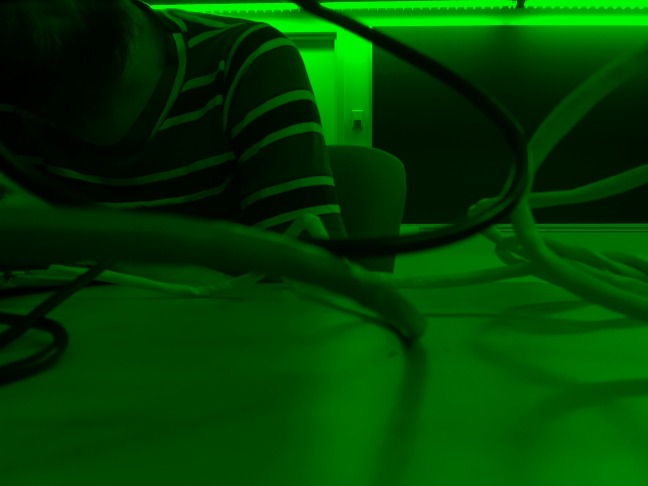
#> input picture pipic/new.jpg, 1296 x 972 px (shown at 1/2 size)
$ python -i radiometric.py   (imports and definitions only)   (older library calls are emulated)
#> lines starting #> are read from the running program, lines starting #| are printed output that depends on the picture
#> further down, picture is the input picture: shape (972, 1296, 3); mean B, G, R 0.2, 63.7, 0.2
#!/usr/bin/env python

import cv2
import io
import os
import time
import sys
from glob import glob
from os.path import join
import logging
import logging.handlers
from matplotlib import pyplot as plt
import numpy as np
import math

if sys.platform == "linux":
    import picamera
    import pwd
    import grp
    import stat


# [30 lines not run here, left out]

SCRIPTPATH = join('/home', 'pi', 'python_scripts', 'picam')
#SCRIPTPATH = r'C:\Users\tahorvat\Desktop'

RADIOMETRICALIB = join(SCRIPTPATH, 'radiometric')
#RADIOMETRICALIB = join(SCRIPTPATH, 'test')
DARKFRAMES_5MS = join(RADIOMETRICALIB, 'df5')
DARKFRAMES_50MS = join(RADIOMETRICALIB, 'df50')
DF_AVG5MS  = join(RADIOMETRICALIB, 'df_avg5ms.data')
DF_AVG50MS = join(RADIOMETRICALIB, 'df_avg50ms.data')
WHITEFRAMES_5MS = join(RADIOMETRICALIB, 'wf5')
WHITEFRAMES_50MS = join(RADIOMETRICALIB, 'wf50')
WF_AVG5MS  = join(RADIOMETRICALIB, 'wf_avg5ms.data')
WF_AVG50MS = join(RADIOMETRICALIB, 'wf_avg50ms.data')
DATAPATH = join(RADIOMETRICALIB, 'wf5','1_wf.data')
# [1 line not run here, left out]


class Logger:
    def __init__(self):
        self.logger = None

    # [50 lines left out: functions getLogger, closeLogHandler, not called in this run]

class Helpers:

    # [17 lines left out: functions createNewFolder, setOwnerAndPermission, not called in this run]

class Color_Balance:

    def apply_mask(self, matrix, mask, fill_value):
        masked = np.ma.array(matrix, mask=mask, fill_value=fill_value)
        return masked.filled()

    # [53 lines left out: functions apply_threshold, simplest_cb, not called in this run]

class Imgproc:

    # [358 lines left out: functions demosaic1, demosiac2, toRGB_1, toRGB_2, average_darkframes, average_whiteframes and 2 more, not called in this run]

    def flatfielding(self, data):
        #Flat fielding for each demosaiced rgb channel

        #data = data.astype('float')
        # numpy functions on arrays:
        # https://jakevdp.github.io/PythonDataScienceHandbook/02.03-computation-on-arrays-ufuncs.html
        # https://stackoverflow.com/questions/24580993/calling-functions-with-parameters-using-a-dictionary-in-python

        # coefs for the red channel:
        a0_r = -1.234; a1_r = 1.962;  b1_r = -1.751; a2_r = 0.2604;  b2_r = 0.07941; w_r = -0.0007905
        # coefs for the green channel:
        a0_g = 0.4900; a1_g = 0.4123; b1_g = 0.1851; a2_g = 0.09083; b2_g = -0.05701; w_g = 0.001312
        # coefs for the green channel:
        a0_b = 0.4935; a1_b = 0.4216; b1_b = 0.1736; a2_b = 0.08101; b2_b = -0.06155; w_b = 0.001284

        f_r = lambda x: a0_r + a1_r*np.cos(w_r*x) + b1_r*np.sin(w_r*x) + a2_r*np.cos(2*w_r*x) + b2_r*np.sin(2*w_r*x)
        f_g = lambda x: a0_g + a1_g*np.cos(w_g*x) + b1_g*np.sin(w_g*x) + a2_g*np.cos(2*w_g*x) + b2_g*np.sin(2*w_g*x)
        f_b = lambda x: a0_b + a1_b*np.cos(w_b*x) + b1_b*np.sin(w_b*x) + a2_b*np.cos(2*w_b*x) + b2_b*np.sin(2*w_b*x)

        red   = data[:, :, 0]
        green = data[:, :, 1]
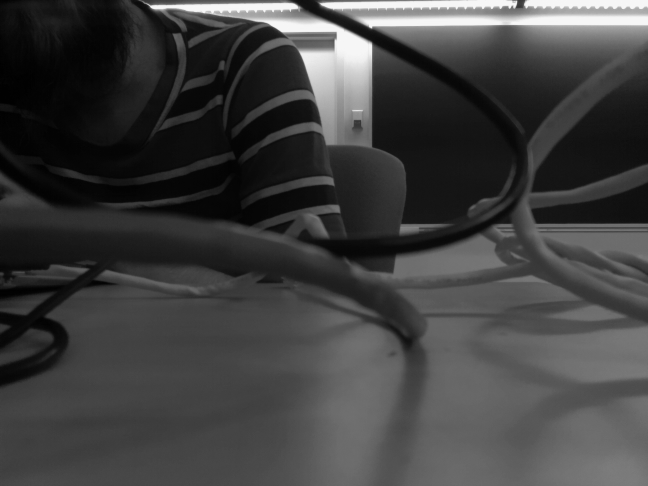
#> green: shape (972, 1296) (shown at 1/2 size); min 0, max 248, mean 63.7
        blue  = data[:, :, 2]

        # normalize pixel values to [0,1]
        norm_red   = cv2.normalize(red,   None, alpha=0, beta=1, norm_type=cv2.NORM_MINMAX, dtype=cv2.CV_32F)
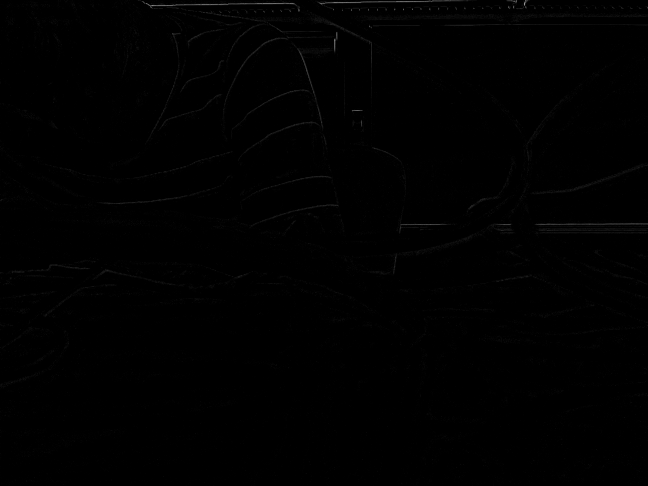
#> norm_red: shape (972, 1296) float32 (shown at 1/2 size); min 0, max 1, mean 0.00305
        norm_green = cv2.normalize(green, None, alpha=0, beta=1, norm_type=cv2.NORM_MINMAX, dtype=cv2.CV_32F)
        norm_blue  = cv2.normalize(blue,  None, alpha=0, beta=1, norm_type=cv2.NORM_MINMAX, dtype=cv2.CV_32F)

        r_f = f_r(norm_red)
        r_g = f_g(norm_green)
        r_b = f_b(norm_blue)

        # remap to (2^16) - 1 pixel values
        upper_limit = (2**16) - 1        # 16 bit
        red   = cv2.normalize(red,   None, alpha=0, beta=upper_limit, norm_type=cv2.NORM_MINMAX, dtype=cv2.CV_16U)
        green = cv2.normalize(green, None, alpha=0, beta=upper_limit, norm_type=cv2.NORM_MINMAX, dtype=cv2.CV_16U)
        blue  = cv2.normalize(blue,  None, alpha=0, beta=upper_limit, norm_type=cv2.NORM_MINMAX, dtype=cv2.CV_16U)

        image = np.dstack([red, green, blue])

        return image          # 16 bit image

    # [16 lines left out: function plot_data_histogram, not called in this run]


class Camera_config(object):

  # [17 lines left out: functions __init__, to_dict, not called in this run]


class Camera:

    # [237 lines left out: functions __init__, single_shoot_data, warm_up, take_darkframe_pictures, take_whiteframe_pictures, main, not called in this run]


# [2 lines not run here, left out]

>>> import cv2
>>> picture = cv2.imread('../pipic/new.jpg')
>>> result = Imgproc().flatfielding(picture)
